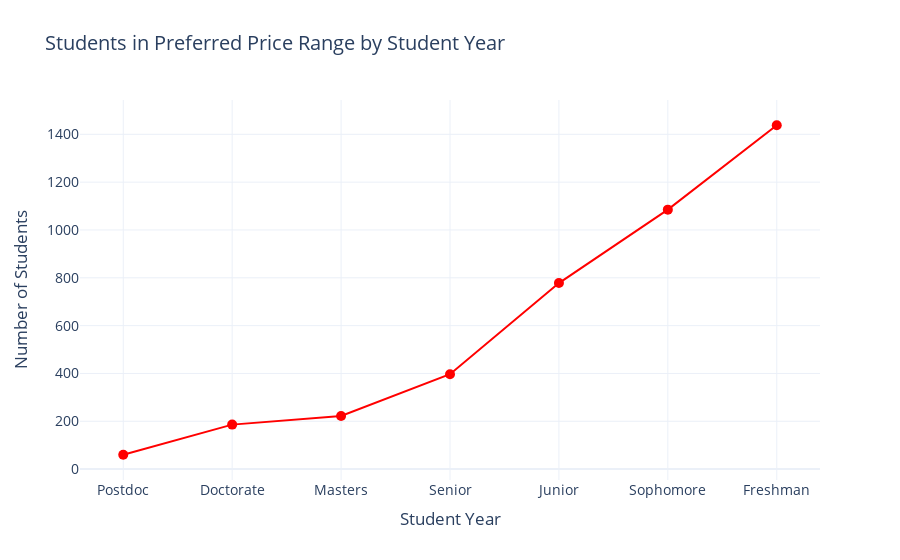

Notebook code cell kept with this figure:
### Code cell
levels = [
    "Postdoc", "Doctorate", "Masters", "Senior", "Junior", "Sophomore", "Freshman"
]

values = [
    total_in_preferred_price_post_doc / total_post_doc * 100,
    total_in_preferred_price_doctorate / total_doctorate * 100,
    total_in_preferred_price_masters / total_masters * 100,
    total_in_preferred_price_senior / total_senior * 100,
    total_in_preferred_price_junior / total_junior * 100,
    total_in_preferred_price_sophomore / total_sophomore,
    total_in_preferred_price_freshman / total_freshman * 100
]

fig = go.Figure(
    data=[
        go.Scatter(
            x=levels,
            y=values,
            mode="markers+lines", 
            marker=dict(size=10, color="red", symbol="circle"),
            line=dict(width=2, color="red"),
            name="Students in Preferred Price Range",
        )
    ]
)

fig.update_layout(
    title="Students in Preferred Price Range by Student Year",
    xaxis_title="Student Year",
    yaxis_title="Number of Students",
    template="plotly_white",
    font=dict(size=14),
)

fig.show()

### Figure 1 — Plotly figure (JSON) as saved in the notebook; plotly's stock layout.template omitted (floating-point values rounded to 4 significant figures)
{"data": [{"line": {"color": "red", "width": 2}, "marker": {"color": "red", "size": 10, "symbol": "circle"}, "mode": "markers+lines", "name": "Students in Preferred Price Range", "type": "scatter", "x": ["Postdoc", "Doctorate", "Masters", "Senior", "Junior", "Sophomore", "Freshman"], "y": [60, 186, 222, 397, 778, 1085, 1438]}], "layout": {"font": {"size": 14}, "title": {"text": "Students in Preferred Price Range by Student Year"}, "xaxis": {"title": {"text": "Student Year"}}, "yaxis": {"title": {"text": "Number of Students"}}}}
